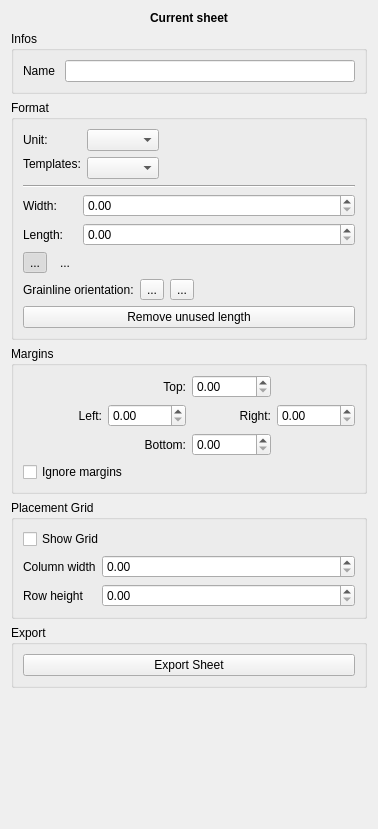
           <widget class="QWidget" name="scrollAreaWidgetContentsLayout">
            <property name="geometry">
             <rect>
              <x>0</x>
              <y>0</y>
              <width>378</width>
              <height>829</height>
             </rect>
            </property>
            <layout class="QVBoxLayout" name="verticalLayout_12">
             <item>
              <widget class="QLabel" name="labelSheet">
               <property name="styleSheet">
                <string notr="true">font-weight: bold;</string>
               </property>
               <property name="text">
                <string>Current sheet</string>
               </property>
               <property name="alignment">
                <set>Qt::AlignCenter</set>
               </property>
              </widget>
             </item>
             <item>
              <widget class="QGroupBox" name="groupBoxSheetInfos">
               <property name="title">
                <string>Infos</string>
               </property>
               <layout class="QVBoxLayout" name="verticalLayout_17">
                <item>
                 <layout class="QFormLayout" name="formLayout_8">
                  <item row="0" column="0">
                   <widget class="QLabel" name="labelSheetName">
                    <property name="text">
                     <string>Name </string>
                    </property>
                   </widget>
                  </item>
                  <item row="0" column="1">
                   <widget class="QLineEdit" name="lineEditSheetName"/>
                  </item>
                 </layout>
                </item>
               </layout>
              </widget>
             </item>
             <item>
              <widget class="QGroupBox" name="groupBoxPaperFormat">
               <property name="autoFillBackground">
                <bool>false</bool>
               </property>
               <property name="title">
                <string>Format</string>
               </property>
               <property name="flat">
                <bool>false</bool>
               </property>
               <property name="checkable">
                <bool>false</bool>
               </property>
               <property name="checked">
                <bool>false</bool>
               </property>
               <layout class="QVBoxLayout" name="verticalLayout_2">
                <item>
                 <layout class="QFormLayout" name="formLayout_2">
                  <property name="fieldGrowthPolicy">
                   <enum>QFormLayout::ExpandingFieldsGrow</enum>
                  </property>
                  <item row="0" column="0">
                   <widget class="QLabel" name="labelLayoutUnit">
                    <property name="text">
                     <string>Unit:</string>
                    </property>
                   </widget>
                  </item>
                  <item row="0" column="1">
                   <widget class="QComboBox" name="comboBoxLayoutUnit"/>
                  </item>
                  <item row="1" column="0">
                   <widget class="QLabel" name="label_2">
                    <property name="sizePolicy">
                     <sizepolicy hsizetype="Fixed" vsizetype="Fixed">
                      <horstretch>0</horstretch>
                      <verstretch>0</verstretch>
                     </sizepolicy>
                    </property>
                    <property name="text">
                     <string>Templates:</string>
                    </property>
                   </widget>
                  </item>
                  <item row="1" column="1">
                   <widget class="QComboBox" name="comboBoxSheetTemplates"/>
                  </item>
                 </layout>
                </item>
                <item>
                 <widget class="Line" name="line">
                  <property name="orientation">
                   <enum>Qt::Horizontal</enum>
                  </property>
                 </widget>
                </item>
                <item>
                 <layout class="QGridLayout" name="gridLayout_3">
                  <item row="1" column="1">
                   <widget class="QDoubleSpinBox" name="doubleSpinBoxSheetPaperHeight">
                    <property name="minimumSize">
                     <size>
                      <width>94</width>
                      <height>0</height>
                     </size>
                    </property>
                    <property name="decimals">
                     <number>2</number>
                    </property>
                    <property name="maximum">
                     <double>99999.000000000000000</double>
                    </property>
                   </widget>
                  </item>
                  <item row="0" column="1">
                   <widget class="QDoubleSpinBox" name="doubleSpinBoxSheetPaperWidth">
                    <property name="minimumSize">
                     <size>
                      <width>94</width>
                      <height>0</height>
                     </size>
                    </property>
                    <property name="decimals">
                     <number>2</number>
                    </property>
                    <property name="maximum">
                     <double>99999.990000000005239</double>
                    </property>
                   </widget>
                  </item>
                  <item row="1" column="0">
                   <widget class="QLabel" name="labelLength">
                    <property name="sizePolicy">
                     <sizepolicy hsizetype="Fixed" vsizetype="Preferred">
                      <horstretch>0</horstretch>
                      <verstretch>0</verstretch>
                     </sizepolicy>
                    </property>
                    <property name="text">
                     <string>Length:</string>
                    </property>
                   </widget>
                  </item>
                  <item row="2" column="0">
                   <layout class="QHBoxLayout" name="horizontalLayout_3">
                    <item>
                     <widget class="QToolButton" name="toolButtonSheetPortraitOritation">
                      <property name="text">
                       <string notr="true">...</string>
                      </property>
                      <property name="icon">
                       <iconset resource="../../libs/vmisc/share/resources/icon.qrc">
                        <normaloff>:/icon/16x16/portrait.png</normaloff>:/icon/16x16/portrait.png</iconset>
                      </property>
                      <property name="checkable">
                       <bool>true</bool>
                      </property>
                      <property name="checked">
                       <bool>true</bool>
                      </property>
                      <property name="autoRaise">
                       <bool>true</bool>
                      </property>
                      <attribute name="buttonGroup">
                       <string notr="true">buttonGroupSheetOrientation</string>
                      </attribute>
                     </widget>
                    </item>
                    <item>
                     <widget class="QToolButton" name="toolButtonSheetLandscapeOrientation">
                      <property name="text">
                       <string notr="true">...</string>
                      </property>
                      <property name="icon">
                       <iconset resource="../../libs/vmisc/share/resources/icon.qrc">
                        <normaloff>:/icon/16x16/landscape.png</normaloff>:/icon/16x16/landscape.png</iconset>
                      </property>
                      <property name="checkable">
                       <bool>true</bool>
                      </property>
                      <property name="checked">
                       <bool>false</bool>
                      </property>
                      <property name="autoRaise">
                       <bool>true</bool>
                      </property>
                      <attribute name="buttonGroup">
                       <string notr="true">buttonGroupSheetOrientation</string>
                      </attribute>
                     </widget>
                    </item>
                   </layout>
                  </item>
                  <item row="0" column="0">
                   <widget class="QLabel" name="labelWidth">
                    <property name="sizePolicy">
                     <sizepolicy hsizetype="Fixed" vsizetype="Preferred">
                      <horstretch>0</horstretch>
                      <verstretch>0</verstretch>
                     </sizepolicy>
                    </property>
                    <property name="text">
                     <string>Width:</string>
                    </property>
                   </widget>
                  </item>
                 </layout>
                </item>
                <item>
                 <layout class="QHBoxLayout" name="horizontalLayout_5">
                  <item>
                   <widget class="QLabel" name="label_5">
                    <property name="text">
                     <string>Grainline orientation:</string>
                    </property>
                    <property name="wordWrap">
                     <bool>true</bool>
                    </property>
                   </widget>
                  </item>
                  <item>
                   <layout class="QHBoxLayout" name="horizontalLayout">
                    <item>
                     <widget class="QToolButton" name="toolButtonGrainlineHorizontalOrientation">
                      <property name="toolTip">
                       <string>Force the grainline orientation to always be horizontal</string>
                      </property>
                      <property name="text">
                       <string notr="true">...</string>
                      </property>
                      <property name="icon">
                       <iconset resource="share/resources/puzzleicon.qrc">
                        <normaloff>:/puzzleicon/32X32/horizontal_grainline.png</normaloff>:/puzzleicon/32X32/horizontal_grainline.png</iconset>
                      </property>
                      <property name="iconSize">
                       <size>
                        <width>24</width>
                        <height>24</height>
                       </size>
                      </property>
                      <property name="checkable">
                       <bool>true</bool>
                      </property>
                     </widget>
                    </item>
                    <item>
                     <widget class="QToolButton" name="toolButtonGrainlineVerticalOrientation">
                      <property name="toolTip">
                       <string>Force the grainline orientation to always be vertical</string>
                      </property>
                      <property name="text">
                       <string notr="true">...</string>
                      </property>
                      <property name="icon">
                       <iconset resource="share/resources/puzzleicon.qrc">
                        <normaloff>:/puzzleicon/32X32/vertical_grainline.png</normaloff>:/puzzleicon/32X32/vertical_grainline.png</iconset>
                      </property>
                      <property name="iconSize">
                       <size>
                        <width>24</width>
                        <height>24</height>
                       </size>
                      </property>
                      <property name="checkable">
                       <bool>true</bool>
                      </property>
                     </widget>
                    </item>
                    <item>
                     <spacer name="horizontalSpacer_2">
                      <property name="orientation">
                       <enum>Qt::Horizontal</enum>
                      </property>
                      <property name="sizeHint" stdset="0">
                       <size>
                        <width>40</width>
                        <height>20</height>
                       </size>
                      </property>
                     </spacer>
                    </item>
                   </layout>
                  </item>
                 </layout>
                </item>
                <item>
                 <widget class="QPushButton" name="pushButtonSheetRemoveUnusedLength">
                  <property name="text">
                   <string>Remove unused length</string>
                  </property>
                 </widget>
                </item>
               </layout>
              </widget>
             </item>
             <item>
              <widget class="QGroupBox" name="groupBoxSheetMargin">
               <property name="title">
                <string>Margins</string>
               </property>
               <layout class="QVBoxLayout" name="verticalLayout_4">
                <item>
                 <layout class="QGridLayout" name="gridLayout_4">
                  <item row="1" column="2">
                   <widget class="QLabel" name="labelSheetMarginRight">
                    <property name="text">
                     <string>Right:</string>
                    </property>
                    <property name="alignment">
                     <set>Qt::AlignRight|Qt::AlignTrailing|Qt::AlignVCenter</set>
                    </property>
                   </widget>
                  </item>
                  <item row="0" column="2">
                   <widget class="QDoubleSpinBox" name="doubleSpinBoxSheetMarginTop">
                    <property name="alignment">
                     <set>Qt::AlignLeading|Qt::AlignLeft|Qt::AlignVCenter</set>
                    </property>
                    <property name="singleStep">
                     <double>0.100000000000000</double>
                    </property>
                   </widget>
                  </item>
                  <item row="0" column="1">
                   <widget class="QLabel" name="labelSheetMarginTop">
                    <property name="text">
                     <string>Top:</string>
                    </property>
                    <property name="alignment">
                     <set>Qt::AlignRight|Qt::AlignTrailing|Qt::AlignVCenter</set>
                    </property>
                   </widget>
                  </item>
                  <item row="1" column="1">
                   <widget class="QDoubleSpinBox" name="doubleSpinBoxSheetMarginLeft">
                    <property name="singleStep">
                     <double>0.100000000000000</double>
                    </property>
                   </widget>
                  </item>
                  <item row="1" column="3">
                   <widget class="QDoubleSpinBox" name="doubleSpinBoxSheetMarginRight">
                    <property name="singleStep">
                     <double>0.100000000000000</double>
                    </property>
                   </widget>
                  </item>
                  <item row="1" column="0">
                   <widget class="QLabel" name="labelSheetMarginLeft">
                    <property name="text">
                     <string>Left:</string>
                    </property>
                    <property name="alignment">
                     <set>Qt::AlignRight|Qt::AlignTrailing|Qt::AlignVCenter</set>
                    </property>
                   </widget>
                  </item>
                  <item row="2" column="1">
                   <widget class="QLabel" name="labelSheetMarginBottom">
                    <property name="text">
                     <string>Bottom:</string>
                    </property>
                    <property name="alignment">
                     <set>Qt::AlignRight|Qt::AlignTrailing|Qt::AlignVCenter</set>
                    </property>
                   </widget>
                  </item>
                  <item row="2" column="2">
                   <widget class="QDoubleSpinBox" name="doubleSpinBoxSheetMarginBottom">
                    <property name="singleStep">
                     <double>0.100000000000000</double>
                    </property>
                   </widget>
                  </item>
                 </layout>
                </item>
                <item>
                 <widget class="QCheckBox" name="checkBoxLayoutIgnoreFileds">
                  <property name="sizePolicy">
                   <sizepolicy hsizetype="Preferred" vsizetype="Fixed">
                    <horstretch>0</horstretch>
                    <verstretch>0</verstretch>
                   </sizepolicy>
                  </property>
                  <property name="text">
                   <string>Ignore margins</string>
                  </property>
                 </widget>
                </item>
               </layout>
              </widget>
             </item>
             <item>
              <widget class="QGroupBox" name="groupBoxSheetGrid">
               <property name="title">
                <string>Placement Grid</string>
               </property>
               <layout class="QVBoxLayout" name="verticalLayout_21">
                <item>
                 <layout class="QFormLayout" name="formLayout_9">
                  <item row="0" column="0" colspan="2">
                   <widget class="QCheckBox" name="checkBoxSheetShowGrid">
                    <property name="layoutDirection">
                     <enum>Qt::LeftToRight</enum>
                    </property>
                    <property name="text">
                     <string>Show Grid</string>
                    </property>
                   </widget>
                  </item>
                  <item row="1" column="0">
                   <widget class="QLabel" name="labelSheetGridColWidth">
                    <property name="text">
                     <string>Column width</string>
                    </property>
                   </widget>
                  </item>
                  <item row="1" column="1">
                   <widget class="QDoubleSpinBox" name="doubleSpinBoxSheetGridColWidth">
                    <property name="maximum">
                     <double>1000.000000000000000</double>
                    </property>
                   </widget>
                  </item>
                  <item row="2" column="0">
                   <widget class="QLabel" name="labelSheetGridRowHeight">
                    <property name="text">
                     <string>Row height</string>
                    </property>
                   </widget>
                  </item>
                  <item row="2" column="1">
                   <widget class="QDoubleSpinBox" name="doubleSpinBoxSheetGridRowHeight">
                    <property name="maximum">
                     <double>1000.000000000000000</double>
                    </property>
                   </widget>
                  </item>
                 </layout>
                </item>
               </layout>
              </widget>
             </item>
             <item>
              <widget class="QGroupBox" name="groupBoxSheetExport">
               <property name="title">
                <string>Export</string>
               </property>
               <layout class="QVBoxLayout" name="verticalLayout_7">
                <item>
                 <widget class="QPushButton" name="pushButtonSheetExport">
                  <property name="text">
                   <string>Export Sheet</string>
                  </property>
                 </widget>
                </item>
               </layout>
              </widget>
             </item>
             <item>
              <spacer name="verticalSpacerSheet">
               <property name="orientation">
                <enum>Qt::Vertical</enum>
               </property>
               <property name="sizeHint" stdset="0">
                <size>
                 <width>20</width>
                 <height>40</height>
                </size>
               </property>
              </spacer>
             </item>
            </layout>
           </widget>
